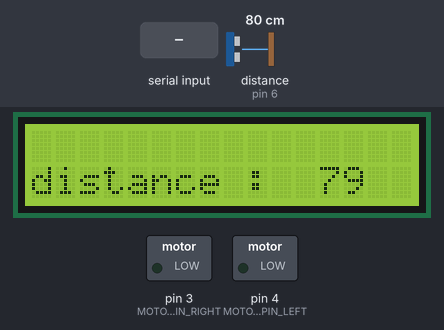
A sketch run on a simulated Arduino Mega 2560, built with avr-gcc and run on an emulated ATmega2560. On the bench: 16×2 character LCD, switched loads named in the sketch (green lamp = pin HIGH). Wiring (inferred from the names in the program): ultrasonic range finder: trigger pin 7; echo pin 6. The inputs (shaded band) are chosen by the test bench; at power-on: distance to the obstacle (sensor on pin 6) 80 cm. The echo pulse lasts 58.3 µs per cm; pins used as bus, display or sensor lines are not drawn; what the sketch prints to the serial monitor is not drawn.

Above: at 1.2 s.
1.3 s: "t" received over the second serial link
At 3.0 s:
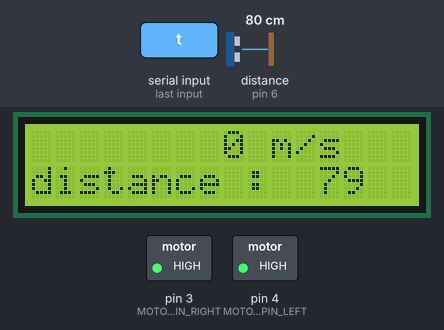
3.7 s: distance to the obstacle (sensor on pin 6) set to 57 cm
At 5.6 s:
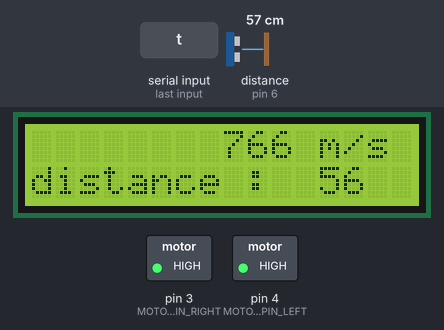
5.9 s: distance to the obstacle (sensor on pin 6) set to 49 cm
At 7.9 s:
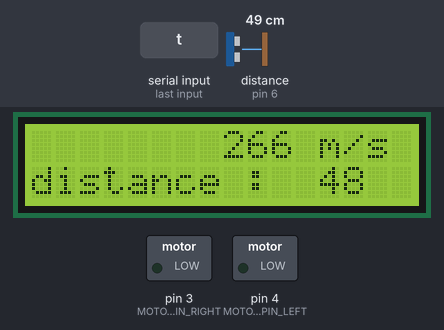
8.9 s: "l" received over the second serial link
At 10.4 s:
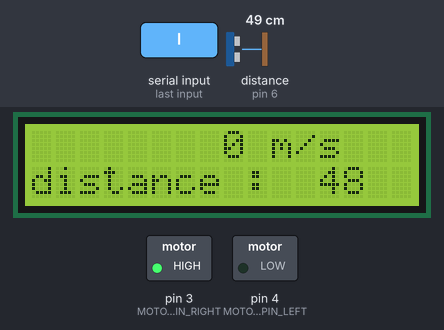
10.7 s: "r" received over the second serial link
At 11.9 s:
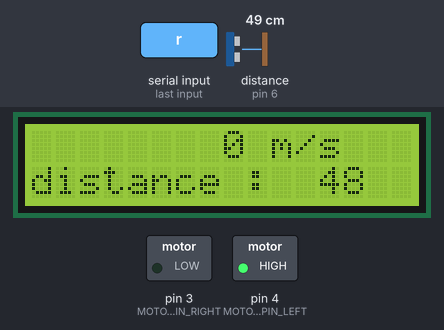
12.3 s: distance to the obstacle (sensor on pin 6) set to 18 cm
At 14.9 s:
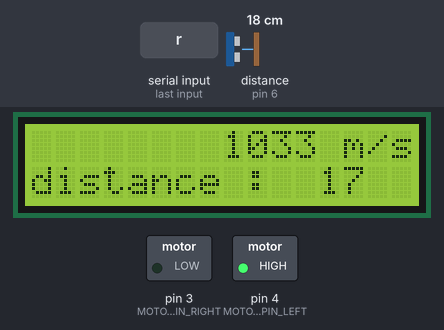
Timing chart, 0 to 15.7 s (numbered marks = the images above; inputs shaded):
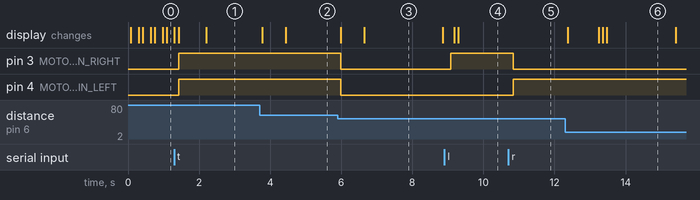

The sketch:

mainBluetooth.ino
```cpp
#include "Ultrasonic.h"
#include <LiquidCrystal.h>
#include <SoftwareSerial.h>

Ultrasonic ultrasonic(6, 7); // Trig et Echo

// Create an LCD object. Parameters: (RS, E, D4, D5, D6, D7):
LiquidCrystal lcd = LiquidCrystal(27, 26, 25, 23, 24, 22);

const int MOTOR_PIN_RIGHT = 3; // moteur de droite
const int MOTOR_PIN_LEFT = 4;  // moteur de gauche

#define echoPin 6 // Echo Pin
#define trigPin 7 // Trigger Pin
long duration, distance;

String lcdVar;

SoftwareSerial mySerial(11, 10); // RX, TX

String Information = "";

int time = 0;
int oldDistance = 0;
int vitesse;

void setup()
{
    Serial.begin(9600);
    mySerial.begin(9600);

    pinMode(MOTOR_PIN_RIGHT, OUTPUT); // set arduino pin to output mode
    pinMode(MOTOR_PIN_LEFT, OUTPUT);

    pinMode(trigPin, OUTPUT);
    pinMode(echoPin, INPUT);

    lcd.begin(16, 2);    // nb horisontal, nb colone
    lcd.setCursor(0, 0); // set le premier caractere en haut a gauche
    lcd.clear();         // clear l'ecran au cas ou il reste des caractere dessus
}

void loop()
{
    distanceCalcul();

    if (mySerial.available())
    {
        Information = char(mySerial.read());
        lcd.setCursor(0, 0);
    }
    else
    {
        if (Information == "s")
        {
            Information = "Stop     ";
            lcd.print(Information);

            digitalWrite(MOTOR_PIN_RIGHT, LOW);
            digitalWrite(MOTOR_PIN_LEFT, LOW);
        }
        if (Information == "t")
        {
            Information = "Forward  ";
            lcd.print(Information);

            digitalWrite(MOTOR_PIN_RIGHT, HIGH);
            digitalWrite(MOTOR_PIN_LEFT, HIGH);
        }
        if (Information == "r")
        {
            Information = "Right    ";
            lcd.print(Information);

            digitalWrite(MOTOR_PIN_RIGHT, LOW);
            digitalWrite(MOTOR_PIN_LEFT, HIGH);
        }
        if (Information == "l")
        {
            Information = "Left     ";
            lcd.print(Information);

            digitalWrite(MOTOR_PIN_RIGHT, HIGH);
            digitalWrite(MOTOR_PIN_LEFT, LOW);
        }
    }
    delay(100);
}

void distanceCalcul()
{
    digitalWrite(trigPin, LOW);
    delayMicroseconds(2);
    digitalWrite(trigPin, HIGH);
    delayMicroseconds(10);
    digitalWrite(trigPin, LOW);
    long duration, distance;
    duration = pulseIn(echoPin, HIGH);
    // Calculate the distance (in cm) based on the speed of sound.
    distance = duration / 58.2;

    lcd.setCursor(0, 1);
    lcd.print("distance : ");
    mySerial.println(distance);

    if (distance < 10)
    {
        lcd.setCursor(12, 1);
        lcd.print(String(distance) + "   ");
    }
    else if (distance < 100)
    {
        lcd.setCursor(12, 1);
        lcd.print(String(distance) + "  ");
    }
    else if (distance < 1000)
    {
        lcd.setCursor(12, 1);
        lcd.print(String(distance) + " ");
    }
    else
    {
        lcd.setCursor(12, 1);
        lcd.print(distance);
    }

    if (time == 0)
    {
        Serial.println("pouet");
        oldDistance = distance;
    }
    time += 1;
    if (time >= 20)
    {
        Serial.println("time " + String(time));
        Serial.println("old distance " + String(oldDistance));
        Serial.println("distance " + String(distance));

        vitesse = (oldDistance - distance) * 100 / 3;
        time = 0;
        Serial.println(vitesse);

        lcd.setCursor(8, 0);
        if (vitesse >= 0)
        {
            lcd.print(String(vitesse) + " m/s   ");
        }
        else
        {
            vitesse = 0;
            lcd.print(String(vitesse) + " m/s   ");
        }
    }

    if (distance <= 50 & Information == "Forward  ")
    {
        Information = "s";
    }
}
```

Measured:
- the behaviour switches between 52 and 51 cm on distance to the obstacle (sensor on pin 6) (found by bisection; images 2 and 3)
- after the input at 1.3 s, pin 3 (MOTOR_PIN_RIGHT), pin 4 (MOTOR_PIN_LEFT): LOW → HIGH after 0.12 s
- after the input at 3.7 s, the display: first changes after 0.07 s (image 2 shows a later state)
- after the input at 5.9 s, pin 3 (MOTOR_PIN_RIGHT), pin 4 (MOTOR_PIN_LEFT): HIGH → LOW after 0.09 s; the display: first changes after 0.09 s (image 3 shows a later state)
- after the input at 8.9 s, pin 3 (MOTOR_PIN_RIGHT): LOW → HIGH after 0.17 s; the display: first changes after 0.28 s (image 4 shows a later state)
- after the input at 10.7 s, pin 3 (MOTOR_PIN_RIGHT): HIGH → LOW after 0.14 s; pin 4 (MOTOR_PIN_LEFT): LOW → HIGH after 0.14 s
- after the input at 12.3 s, the display: first changes after 0.08 s (image 6 shows a later state)
